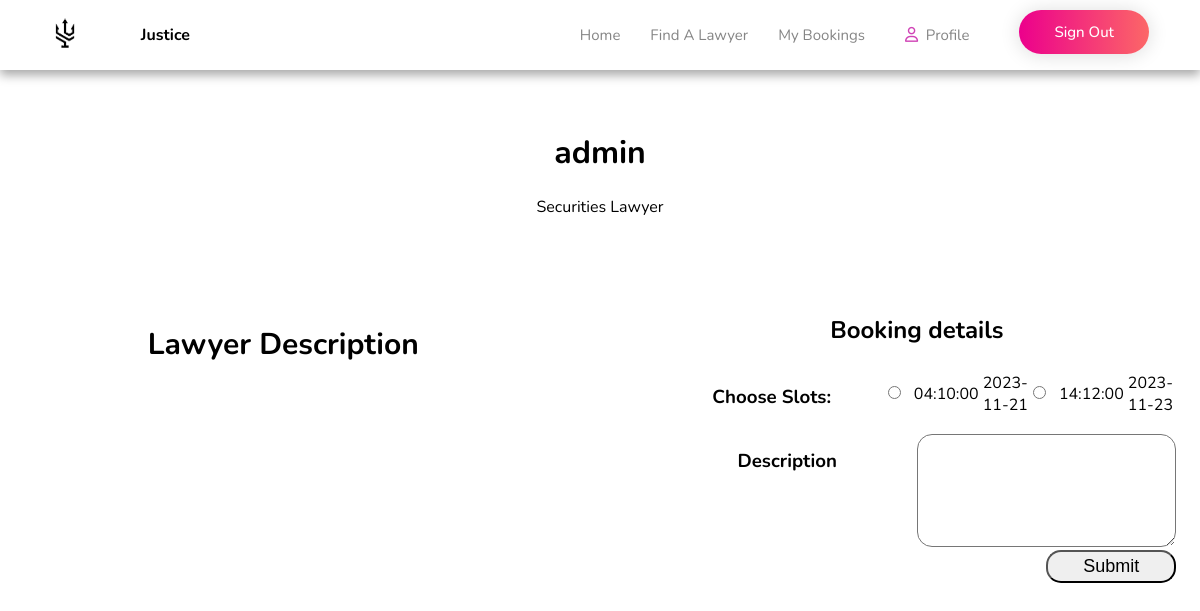
The app's page /user/Components/page/booking.php?lemail=123@gmail.com (signed in) with its own data.
### tables this page shows
CREATE TABLE `adminregistation` (
  `username` varchar(29) DEFAULT NULL,
  `email` varchar(20) NOT NULL,
  `password` varchar(20) DEFAULT NULL,
  `category` varchar(20) DEFAULT NULL
);

CREATE TABLE `timeanddate` (
  `id` int(11) NOT NULL,
  `email` varchar(25) NOT NULL,
  `time` time NOT NULL,
  `date` date NOT NULL
);

### user/Components/page/booking.php (the view, shortened to what this page needs)
<?php
$name = $_SESSION['variable_name_1'];
$email = $_SESSION['variable_name_2'];
$lemail = $_GET['lemail'];
require '../../connectdatabase/connect.php';
?>
<!DOCTYPE html>
<html lang="en">
<head>
    <link rel="stylesheet" href="../../designCSS/lawyer.css">
    <link rel="stylesheet" type="text/css" href="https://cdnjs.cloudflare.com/ajax/libs/font-awesome/5.15.1/css/all.min.css" />
</head>
<link rel="stylesheet" href="../../designCSS/booking.css">
<link rel="stylesheet" href="../../designCSS/navbar.css">
<body>
    <div class="navbar">
        <div class="right-nav">
          <a href="./HomePage.php"><img width="50" src="../../Assists/logo/LegalAssist-Transparent.png" alt="" /></a>
          <h4>Justice</h4>
        </div>
        <div class="nav">
          <a href="./HomePage.php">
            <p>Home</p>
          </a>
          <p></p>
          <a href="./lawyer.php">
            <p>Find A Lawyer</p>
          </a>
          <p></p>
          <a href="./userBooking.php">
            <p>My Bookings</p>
          </a>
          <p></p>
          <p>
            <i class="fa-regular fa-user" style="color: #d043b6"></i>&nbsp;&nbsp;<span id="profile"><?php if($email){echo $name;} else{echo 'Profile';} ?></span>
          </p>
          <p></p>
          <div id="signup-logout-btn">
            <a id="signup" class="signup" style="color: #fff;" href="../logout/logout.php">Sign Out</a>
          </div>
          <div id="space"></div>
        </div>
      </div>
    <?php
      $q=mysqli_query($connect,"select * from adminregistation where email='$lemail'");
      $r=mysqli_fetch_array($q);
      $lawyerName=$r['username'];
      $type=$r['category'];
    ?>
    <h1 id="name"> <?php echo $lawyerName;?>
        <p id="type"><?php echo $type;?></p>
        <p id="decsription"></p>
        <div id="myBody">
            <div id="decsription">
                <h2>Lawyer Description</h3>
            </div>
            <div id="Booking">
                <h2>Booking details</h3>
                    <form id="form" method="post">
                        <div>
                            <h3>Choose Slots:</h3>
                            <div id="slots">
                            <?php
                            $q=mysqli_query($connect,"select * from timeanddate where email='$lemail'");
                            while($r=mysqli_fetch_array($q))
                            {
                            ?>
                              <table>
                                <tr>
                                  <td> <input type="radio" name="Slots" value=<?php echo $r['id'];?>  required></td>
                                  <td><div><?php echo $r['time'];?></div></td>
                                  <td><div><?php echo $r['date'];?></div></td>
                                </tr>
                              </table>
                            <?php
                            }
                            ?>
                              <div id="Slot" >
                              </div>
                            </div>
                        </div>
                        <div>
                            <label for="desc">
                                <h3>Description</h3>
                            </label>
                            <textarea id="Description"  name="massege" cols="40" rows="5" required></textarea>
                        </div>
                        <div>
                            <div></div>
                            <div>
                                <div></div><input type="submit" id="Submit" name="submit">
                            </div>
                        </div>
                    </form>
            </div>
        </div>
</body>
</html>

### user/designCSS/lawyer.css (style rules this page uses)
body { text-align: center; margin: 0px; padding: 0px; padding-top: 100px; }
body { font-family: "Nunito"; }

### user/designCSS/booking.css (style rules this page uses)
body { padding-top: 110px; font-family: "Nunito"; }
#myBody { display: grid; grid-template-columns: repeat(2, 1fr); padding: 1% 2%; gap: 10%; }
#form { display: flex; flex-direction: column; justify-content: space-between; }
#form div { display: grid; grid-template-columns: repeat(2, 1fr); }
#Booking input { font-size: 18px; border-radius: 15px; height: 40%; padding: 2%; align-self: center; }
textarea { font-size: 18px; border-radius: 15px; margin: 2% 0%; padding: 2%; }
#Submit { min-height: 110%; }
#decsription { font-size: 20px; padding: 1% 10%; }
#slots input { position: relative; right: 30%; }
#Slot { font-size: 18px; width: 200%; position: relative; right:70%; display: grid; gap: 0px; grid-template-columns: repeat(2,1fr); }

### user/designCSS/navbar.css (style rules this page uses)
.navbar { top: 0; display: flex; z-index: 100; width: 100%; position: fixed; background-color: white; align-items: center; height: 70px; justify-content: space-between; box-shadow: rgba(0, 0, 0, 0.35) 0px 5px 10px; }
.right-nav { display: flex; align-items: center; width: 150px; justify-content: space-between; margin-left: 40px; }
.nav { display: flex; justify-content: space-between; }
a, a:link, a:visited, a:hover, a:active { text-decoration: none; transition: all 0.3s cubic-bezier(0.4, 0, 1, 1) 0s; color: rgba(102, 102, 102, .8); font-size: 15px; }
.nav>p { padding: 0 20px 0 10px; transition: all 0.3s cubic-bezier(0.4, 0, 1, 1) 0s; color: rgba(102, 102, 102, .8); font-size: 15px; }
#space { width: 50px; }
.signup { border: none; display: inline-block; vertical-align: top; margin-right: 1px; border-radius: 35px; font-weight: 500; color: #fff; line-height: 26px; font-size: 15px; padding: 9px 35px; background-size: 200% 100%; cursor: pointer; background-image: linear-gradient(to right, #EC008C 0%, #fc6767 50%, #EC008C 100%) !important; box-shadow: 0 1px 20px 0 rgb(0 0 0 / 14%); }

### records on screen
adminregistation: username "admin", category "Securities Lawyer"
timeanddate: time "04:10:00", date "2023-11-21"
timeanddate: time "14:12:00", date "2023-11-23"
